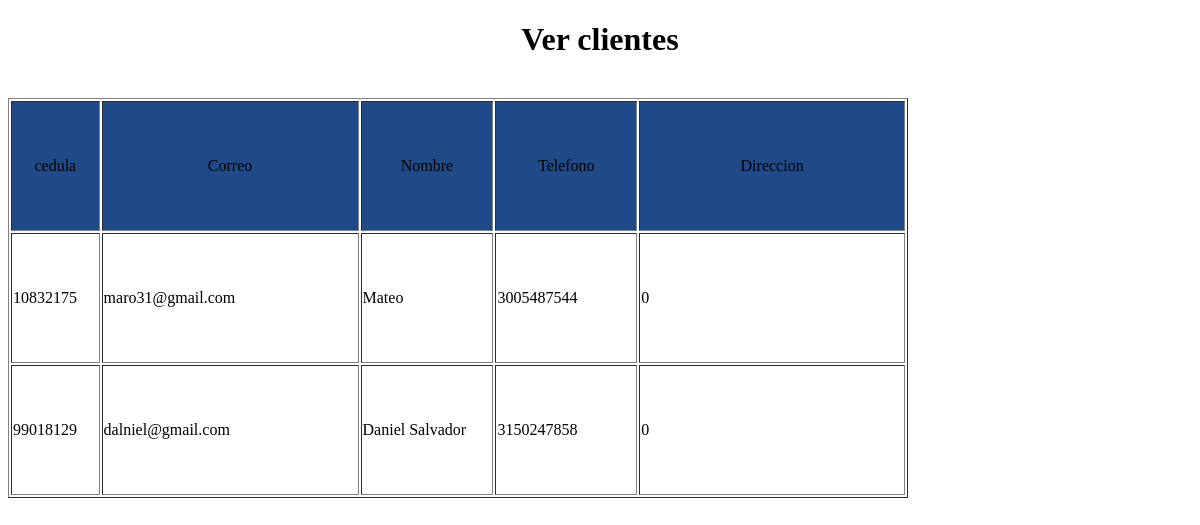
/Modulos/VerClientes.php, run on an earlier commit of the app's database.
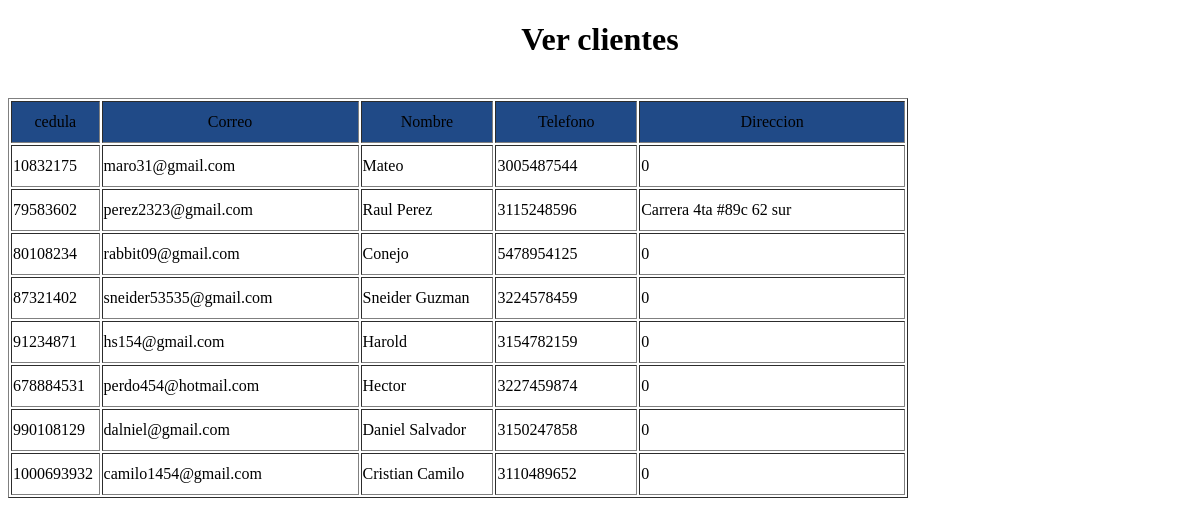
And on a later commit of the database.
### tables this page shows
CREATE TABLE `cliente` (
  `cedula` int(11) NOT NULL,
  `correo` varchar(45) NOT NULL,
  `nombre` varchar(80) NOT NULL,
  `telefono` varchar(10) NOT NULL,
  `direccion` varchar(100) NOT NULL,
  `Clave` varchar(100) NOT NULL,
  `estado` set('Activo','Inactivo') NOT NULL,
  `imagen` longblob NOT NULL
);

### PHP/ConexionBD.php (called while the page is built)
<?php
function Conectarse()
{
	$Conexion=new mysqli("localhost","root","","proyecto");
	if ($Conexion->connect_errno)
		echo "Problemas en la Conexion ". $Conexion->connect_error;
	else
		return $Conexion;
}
?>

### PHP/ClasesClientes.php (called while the page is built, shortened)
<?php
class Cliente
{
	public function consultarcliente()
	{
		$this->Conexion=Conectarse();
		$sql="SELECT * from cliente";
		$resultado=$this->Conexion->query($sql);
		return $resultado;
	}
}
?>

### Modulos/VerClientes.php (the view, shortened to what this page needs)
<?php
require_once "PHP/conexionbd.php";
require "PHP/ClasesClientes.php";
$objcliente = new Cliente();
$resultado = $objcliente->consultarcliente();
?>
<!DOCTYPE html>
<html>
<head>
</head>
<body>
	<div class="formAñadirQ">
		<h1 align="center">Ver clientes</h1><br>
		<table border="1px solid white" width="900px;" height="400px;">
			<tr align="center" bgcolor="#204a87" class="tr1">
				<td width="10%">cedula</td>
				<td width="25%">Correo</td>
				<td width="15%">Nombre</td>
				<td width="15%">Telefono</td>
				<td width="35%">Direccion</td>
			</tr>
	</div>
	<?php
	while ($cliente = $resultado->fetch_object()) {
	?>
		<tr class="tr2">
			<td width="10%"><?php echo $cliente->cedula ?></td>
			<td width="29%"><?php echo $cliente->correo ?></td>
			<td width="15%"><?php echo $cliente->nombre ?></td>
			<td width="16%"><?php echo $cliente->telefono ?></td>
			<td width="30%"><?php echo $cliente->direccion ?></td>
		</tr>
	<?php
	}
	?>
</body>
</html>

What changed in the data, as far as the page shows it:
removed cliente: cedula "99018129", correo "dalniel@gmail.com", nombre "Daniel Salvador", telefono "3150247858", direccion "0"
added cliente: cedula "79583602", correo "perez2323@gmail.com", nombre "Raul Perez", telefono "3115248596", direccion "Carrera 4ta #89c 62 sur"
added cliente: cedula "80108234", correo "rabbit09@gmail.com", nombre "Conejo", telefono "5478954125", direccion "0"
added cliente: cedula "87321402", correo "sneider53535@gmail.com", nombre "Sneider Guzman", telefono "3224578459", direccion "0"
added cliente: cedula "91234871", correo "hs154@gmail.com", nombre "Harold", telefono "3154782159", direccion "0"
added cliente: cedula "678884531", correo "perdo454@hotmail.com", nombre "Hector", telefono "3227459874", direccion "0"
added cliente: cedula "990108129", correo "dalniel@gmail.com", nombre "Daniel Salvador", telefono "3150247858", direccion "0"
added cliente: cedula "1000693932", correo "camilo1454@gmail.com", nombre "Cristian Camilo", telefono "3110489652", direccion "0"
